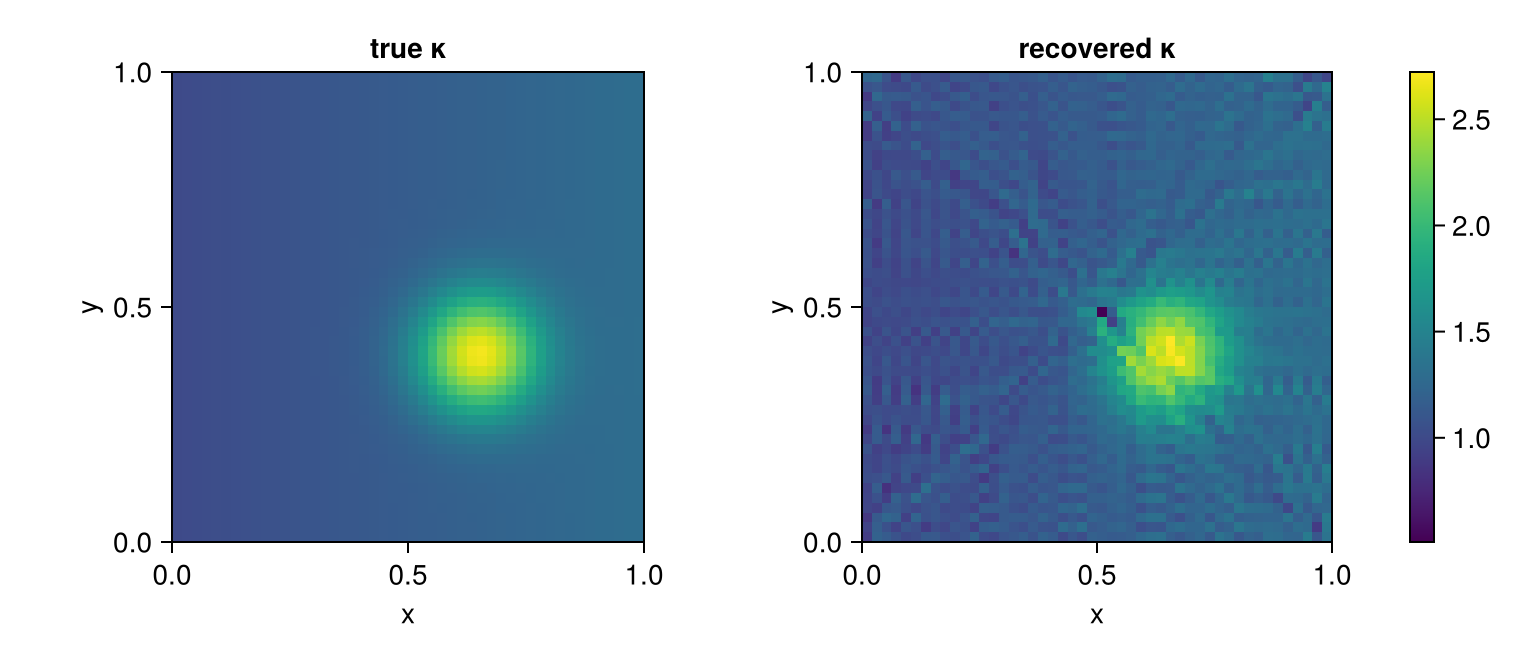

The script that saved this image:
# Inverse problem: recover the diffusion coefficient field κ(x,y) of
# ∇·(κ∇u) from a noisy observation of the response, by gradient descent.
#
# This is the example the whole design exists for. The gradient is with respect to
# an *operator parameter* — the coefficient field inside `scaling(κ)` — not with
# respect to the solution field, and nobody wrote an adjoint rule for it. Operator
# bodies are array-level broadcasts, so Enzyme differentiates straight through the
# composition `divergence(g) * scaling(κ) * gradient(g)`, boundary conditions and
# all. DifferentiationInterface is the frontend: one backend object, no annotation
# vocabulary at the call site.
#
# Run with: julia --project=examples examples/inverse_diffusion.jl

using Pkg; Pkg.activate(@__DIR__)
using MatrixFreeOperators, CairoMakie, LinearAlgebra, Printf, Random
import DifferentiationInterface as DI
import Enzyme

const MFO = MatrixFreeOperators   # `gradient` is both an operator here and DI's verb

n = 48
g = CartesianGrid(((0.0, 1.0), (0.0, 1.0)), (n, n))       # homogeneous Dirichlet

# The truth we are trying to recover: a smooth background with a blob of high
# conductivity off-centre.
κ_true(x) = 1 + 1.5 * exp(-60 * ((x[1] - 0.65)^2 + (x[2] - 0.4)^2)) + 0.3 * x[1]

# The observation operator: apply ∇·(κ∇·) to a fixed excitation. Working from the
# operator action rather than a solve keeps the example about the gradient, not
# about differentiating through a Krylov loop.
#
# Everything the loss needs is an explicit argument — Enzyme wants typed arguments,
# not captured non-const globals, and at the DI layer the fixed ones become
# `Constant` contexts.
function response(κdata, udata, gg)
    K = divergence(gg) * scaling(Field(κdata, gg)) * MFO.gradient(gg)
    return interior(apply(K, Field(copy(udata), gg)))
end

# Recovering κ from one excitation is ill-posed: the forward map is linear in κ and
# blind wherever ∇u vanishes (here the domain centre and corners), so the misfit
# alone does not determine κ there. A small smoothness penalty picks the sensible
# member of that null space. λ is deliberately visible rather than tuned away.
const λ = 5e-4

function objective(κdata, obs, udata, gg)
    J = sum(abs2, response(κdata, udata, gg) .- obs) / length(obs)
    κi = interior(Field(κdata, gg))
    rough =
        sum(abs2, diff(κi; dims=1)) / length(κi) + sum(abs2, diff(κi; dims=2)) / length(κi)
    return J + λ * rough
end

u = set!(scalar_field(g), x -> sinpi(x[1]) * sinpi(x[2]))

rng = MersenneTwister(20260731)
κ★ = set!(scalar_field(g), κ_true)
data = collect(response(κ★.data, u.data, g))
data .+= 0.01 * maximum(abs, data) .* randn(rng, size(data))

backend = DI.AutoEnzyme(; mode=Enzyme.set_runtime_activity(Enzyme.Reverse))

κ = fill(1.0, padded_size(g)...)                          # flat initial guess
ctx = (DI.Constant(data), DI.Constant(u.data), DI.Constant(g))
prep = DI.prepare_gradient(objective, backend, κ, ctx...)

# Trust, but verify: spot-check the AD gradient against central finite differences
# at a few entries before letting an optimizer rely on it.
let dκ = DI.gradient(objective, prep, backend, κ, ctx...), ε = 1e-6
    println("AD gradient vs central finite differences:")
    for idx in rand(rng, findall(!iszero, dκ), 4)
        κp = copy(κ); κp[idx] += ε
        κm = copy(κ); κm[idx] -= ε
        fd = (objective(κp, data, u.data, g) - objective(κm, data, u.data, g)) / (2ε)
        @printf "  κ[%3d,%3d]   AD %+.6e   FD %+.6e\n" idx[1] idx[2] dκ[idx] fd
    end
end

# Gradient descent with backtracking: the problem is scaled like h⁻², so a fixed
# step is hopeless and a two-line line search is the honest minimum.
J = objective(κ, data, u.data, g)
@printf "\ninitial objective  %.4e\n" J
step = 1.0
for iter in 1:300
    global J, step
    _, dκ = DI.value_and_gradient(objective, prep, backend, κ, ctx...)
    accepted = false
    for _ in 1:40
        trial = κ .- step .* dκ
        Jt = objective(trial, data, u.data, g)
        if Jt < J
            κ .= trial
            J = Jt
            step *= 1.5              # grow while it keeps working
            accepted = true
            break
        end
        step /= 2
    end
    accepted || break                # step underflowed: converged as far as it goes
    iter % 100 == 0 && @printf "  iter %3d   objective %.4e\n" iter J
end
@printf "final objective    %.4e\n" J

Δ = spacing(g)
xs = range(0.5Δ[1], 1 - 0.5Δ[1]; length=n)
ys = range(0.5Δ[2], 1 - 0.5Δ[2]; length=n)
recovered = collect(interior(Field(κ, g)))
truth = collect(interior(κ★))
lims = extrema(vcat(vec(truth), vec(recovered)))

# The blob comes back in the right place at roughly the right amplitude. The
# speckle around it is not an optimizer failure — it is the null space: one
# excitation carries no information about κ where ∇u ≈ 0, which for
# u = sin(πx)sin(πy) is the domain centre and the diagonals, exactly where the
# artifacts sit. More excitations, or a stronger prior, shrink it.
fig = Figure(size=(760, 330))
for (col, (title, field)) in enumerate(("true κ" => truth, "recovered κ" => recovered))
    ax = Axis(fig[1, col]; xlabel="x", ylabel="y", title=title, aspect=DataAspect())
    heatmap!(ax, xs, ys, field; colorrange=lims)
end
Colorbar(fig[1, 3]; colorrange=lims)
save(joinpath(@__DIR__, "inverse_diffusion.png"), fig)
println("wrote inverse_diffusion.png")
